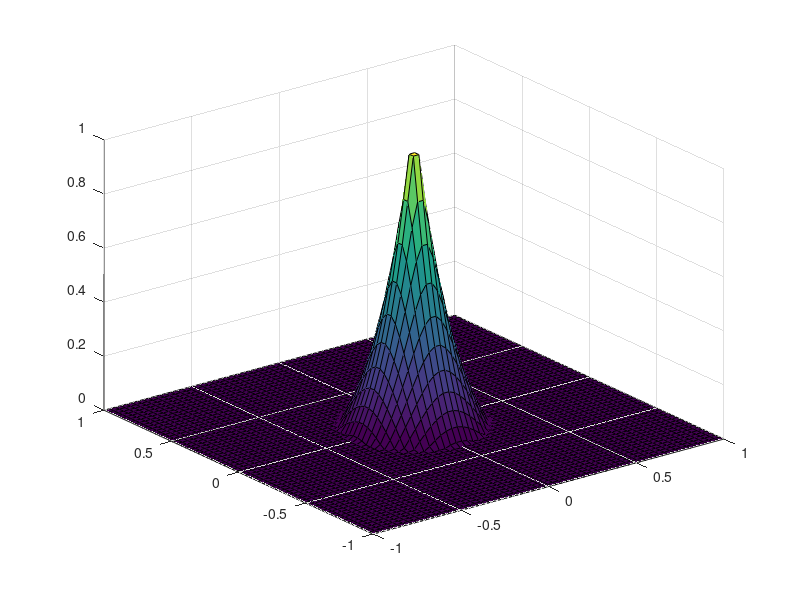

Recreate this plot in MATLAB.
x = [-1:1/31.5:1];
y = x;

for i=1:64,
   for j=1:64,
      %z(i,j) = exp(-(abs(x(i)^0.25)+abs(y(j)^0.25)));
      z(i,j) = exp(-5*sqrt(x(i)^2+y(j)^2));
      %z(i,j) = 1.0;
   end
end

Zmax = max(max(z));
Zmin = min(min(z));
H = Zmax-Zmin;
z = (z-Zmin)/H;

z = (z-0.2)/0.8;
for i=1:64,
   for j=1:64,
      if z(i,j) < 0,
         z(i,j) = 0;
      end
   end
end

surf(x,y,z)

starfile = fopen('StarTexture.ppm','wb');
fprintf(starfile,'P6\n#.\n64 64\n255\n');
for i=1:64,
   for j=1:64,
      b = floor(255*z(i,j));
      fprintf(starfile,'%c%c%c%c',b,b,b,b);
   end
end
fclose(starfile);